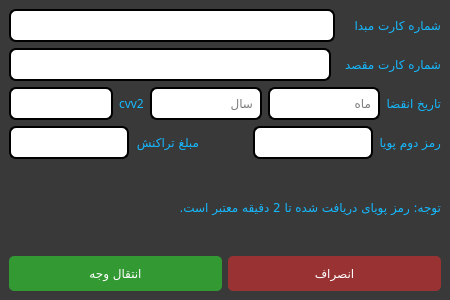
<?xml version="1.0" encoding="UTF-8"?>
<ui version="4.0">
 <class>MainWindow</class>
 <widget class="QMainWindow" name="MainWindow">
  <property name="geometry">
   <rect>
    <x>0</x>
    <y>0</y>
    <width>450</width>
    <height>300</height>
   </rect>
  </property>
  <property name="minimumSize">
   <size>
    <width>450</width>
    <height>300</height>
   </size>
  </property>
  <property name="maximumSize">
   <size>
    <width>450</width>
    <height>300</height>
   </size>
  </property>
  <property name="palette">
   <palette>
    <active>
     <colorrole role="WindowText">
      <brush brushstyle="SolidPattern">
       <color alpha="255">
        <red>21</red>
        <green>185</green>
        <blue>255</blue>
       </color>
      </brush>
     </colorrole>
     <colorrole role="Light">
      <brush brushstyle="SolidPattern">
       <color alpha="255">
        <red>57</red>
        <green>57</green>
        <blue>57</blue>
       </color>
      </brush>
     </colorrole>
     <colorrole role="Midlight">
      <brush brushstyle="SolidPattern">
       <color alpha="255">
        <red>84</red>
        <green>84</green>
        <blue>84</blue>
       </color>
      </brush>
     </colorrole>
     <colorrole role="Mid">
      <brush brushstyle="SolidPattern">
       <color alpha="255">
        <red>64</red>
        <green>65</green>
        <blue>66</blue>
       </color>
      </brush>
     </colorrole>
     <colorrole role="Text">
      <brush brushstyle="SolidPattern">
       <color alpha="255">
        <red>30</red>
        <green>30</green>
        <blue>31</blue>
       </color>
      </brush>
     </colorrole>
     <colorrole role="Base">
      <brush brushstyle="SolidPattern">
       <color alpha="255">
        <red>121</red>
        <green>121</green>
        <blue>121</blue>
       </color>
      </brush>
     </colorrole>
     <colorrole role="Window">
      <brush brushstyle="SolidPattern">
       <color alpha="255">
        <red>57</red>
        <green>57</green>
        <blue>57</blue>
       </color>
      </brush>
     </colorrole>
     <colorrole role="PlaceholderText">
      <brush brushstyle="SolidPattern">
       <color alpha="128">
        <red>64</red>
        <green>65</green>
        <blue>66</blue>
       </color>
      </brush>
     </colorrole>
    </active>
    <inactive>
     <colorrole role="WindowText">
      <brush brushstyle="SolidPattern">
       <color alpha="255">
        <red>21</red>
        <green>185</green>
        <blue>255</blue>
       </color>
      </brush>
     </colorrole>
     <colorrole role="Light">
      <brush brushstyle="SolidPattern">
       <color alpha="255">
        <red>57</red>
        <green>57</green>
        <blue>57</blue>
       </color>
      </brush>
     </colorrole>
     <colorrole role="Midlight">
      <brush brushstyle="SolidPattern">
       <color alpha="255">
        <red>84</red>
        <green>84</green>
        <blue>84</blue>
       </color>
      </brush>
     </colorrole>
     <colorrole role="Mid">
      <brush brushstyle="SolidPattern">
       <color alpha="255">
        <red>64</red>
        <green>65</green>
        <blue>66</blue>
       </color>
      </brush>
     </colorrole>
     <colorrole role="Text">
      <brush brushstyle="SolidPattern">
       <color alpha="255">
        <red>30</red>
        <green>30</green>
        <blue>31</blue>
       </color>
      </brush>
     </colorrole>
     <colorrole role="Base">
      <brush brushstyle="SolidPattern">
       <color alpha="255">
        <red>121</red>
        <green>121</green>
        <blue>121</blue>
       </color>
      </brush>
     </colorrole>
     <colorrole role="Window">
      <brush brushstyle="SolidPattern">
       <color alpha="255">
        <red>57</red>
        <green>57</green>
        <blue>57</blue>
       </color>
      </brush>
     </colorrole>
     <colorrole role="PlaceholderText">
      <brush brushstyle="SolidPattern">
       <color alpha="128">
        <red>64</red>
        <green>65</green>
        <blue>66</blue>
       </color>
      </brush>
     </colorrole>
    </inactive>
    <disabled>
     <colorrole role="WindowText">
      <brush brushstyle="SolidPattern">
       <color alpha="96">
        <red>164</red>
        <green>166</green>
        <blue>168</blue>
       </color>
      </brush>
     </colorrole>
     <colorrole role="Light">
      <brush brushstyle="SolidPattern">
       <color alpha="255">
        <red>57</red>
        <green>57</green>
        <blue>57</blue>
       </color>
      </brush>
     </colorrole>
     <colorrole role="Midlight">
      <brush brushstyle="SolidPattern">
       <color alpha="255">
        <red>84</red>
        <green>84</green>
        <blue>84</blue>
       </color>
      </brush>
     </colorrole>
     <colorrole role="Mid">
      <brush brushstyle="SolidPattern">
       <color alpha="255">
        <red>64</red>
        <green>65</green>
        <blue>66</blue>
       </color>
      </brush>
     </colorrole>
     <colorrole role="Text">
      <brush brushstyle="SolidPattern">
       <color alpha="96">
        <red>164</red>
        <green>166</green>
        <blue>168</blue>
       </color>
      </brush>
     </colorrole>
     <colorrole role="Base">
      <brush brushstyle="SolidPattern">
       <color alpha="255">
        <red>57</red>
        <green>57</green>
        <blue>57</blue>
       </color>
      </brush>
     </colorrole>
     <colorrole role="Window">
      <brush brushstyle="SolidPattern">
       <color alpha="255">
        <red>57</red>
        <green>57</green>
        <blue>57</blue>
       </color>
      </brush>
     </colorrole>
     <colorrole role="PlaceholderText">
      <brush brushstyle="SolidPattern">
       <color alpha="128">
        <red>208</red>
        <green>208</green>
        <blue>208</blue>
       </color>
      </brush>
     </colorrole>
    </disabled>
   </palette>
  </property>
  <property name="font">
   <font>
    <family>B Yekan</family>
    <pointsize>9</pointsize>
   </font>
  </property>
  <property name="windowTitle">
   <string>MainWindow</string>
  </property>
  <property name="windowIcon">
   <iconset>
    <normaloff>E:/icons/payment.png</normaloff>E:/icons/payment.png</iconset>
  </property>
  <widget class="QWidget" name="centralwidget">
   <layout class="QVBoxLayout" name="verticalLayout_2">
    <item>
     <layout class="QVBoxLayout" name="verticalLayout">
      <item>
       <layout class="QHBoxLayout" name="horizontalLayout">
        <item>
         <widget class="QLineEdit" name="SourceCardNumberLineEdit">
          <property name="styleSheet">
           <string notr="true">QLineEdit
{
border-radius:7px;
border:2px solid black;
padding:5px;
}
QLineEdit:focus
{
border:4px solid #77c;
}
</string>
          </property>
         </widget>
        </item>
        <item>
         <widget class="QLabel" name="label">
          <property name="text">
           <string/>
          </property>
         </widget>
        </item>
        <item>
         <widget class="QLabel" name="label_2">
          <property name="text">
           <string>شماره کارت مبدا</string>
          </property>
         </widget>
        </item>
       </layout>
      </item>
      <item>
       <layout class="QHBoxLayout" name="horizontalLayout_5">
        <item>
         <widget class="QLineEdit" name="destinationCardNumberLineEdit">
          <property name="styleSheet">
           <string notr="true">QLineEdit
{
border-radius:7px;
border:2px solid black;
padding:5px;
}
QLineEdit:focus
{
border:4px solid #77c;
}
</string>
          </property>
         </widget>
        </item>
        <item>
         <widget class="QLabel" name="label_6">
          <property name="text">
           <string>شماره کارت مقصد  </string>
          </property>
         </widget>
        </item>
       </layout>
      </item>
      <item>
       <layout class="QHBoxLayout" name="horizontalLayout_7">
        <item>
         <layout class="QHBoxLayout" name="horizontalLayout_2">
          <item>
           <widget class="QLineEdit" name="cvv2LineEdit">
            <property name="styleSheet">
             <string notr="true">QLineEdit
{
border-radius:7px;
border:2px solid black;
padding:5px;
}
QLineEdit:focus
{
border:4px solid #77c;
}
</string>
            </property>
           </widget>
          </item>
          <item>
           <widget class="QLabel" name="label_3">
            <property name="text">
             <string>cvv2</string>
            </property>
           </widget>
          </item>
         </layout>
        </item>
        <item>
         <layout class="QHBoxLayout" name="horizontalLayout_3">
          <item>
           <widget class="QLineEdit" name="yearLed">
            <property name="styleSheet">
             <string notr="true">QLineEdit
{
border-radius:7px;
border:2px solid black;
padding:5px;
}
QLineEdit:focus
{
border:4px solid #77c;
}
</string>
            </property>
            <property name="text">
             <string/>
            </property>
            <property name="placeholderText">
             <string>سال</string>
            </property>
           </widget>
          </item>
          <item>
           <widget class="QLineEdit" name="monthLed">
            <property name="styleSheet">
             <string notr="true">QLineEdit
{
border-radius:7px;
border:2px solid black;
padding:5px;
}
QLineEdit:focus
{
border:4px solid #77c;
}
</string>
            </property>
            <property name="text">
             <string/>
            </property>
            <property name="placeholderText">
             <string>ماه</string>
            </property>
           </widget>
          </item>
          <item>
           <widget class="QLabel" name="label_4">
            <property name="text">
             <string>تاریخ انقضا</string>
            </property>
           </widget>
          </item>
         </layout>
        </item>
       </layout>
      </item>
      <item>
       <layout class="QHBoxLayout" name="horizontalLayout_8">
        <item>
         <layout class="QHBoxLayout" name="horizontalLayout_4">
          <item>
           <widget class="QLineEdit" name="transactionAmountLineEdit">
            <property name="styleSheet">
             <string notr="true">QLineEdit
{
border-radius:7px;
border:2px solid black;
padding:5px;
}
QLineEdit:focus
{
border:4px solid #77c;
}
</string>
            </property>
           </widget>
          </item>
          <item>
           <widget class="QLabel" name="label_7">
            <property name="text">
             <string>مبلغ تراکنش</string>
            </property>
           </widget>
          </item>
         </layout>
        </item>
        <item>
         <spacer name="horizontalSpacer">
          <property name="orientation">
           <enum>Qt::Horizontal</enum>
          </property>
          <property name="sizeHint" stdset="0">
           <size>
            <width>40</width>
            <height>20</height>
           </size>
          </property>
         </spacer>
        </item>
        <item>
         <layout class="QHBoxLayout" name="horizontalLayout_6">
          <item>
           <widget class="QLineEdit" name="SecurePasswordLineEdit">
            <property name="styleSheet">
             <string notr="true">QLineEdit
{
border-radius:7px;
border:2px solid black;
padding:5px;
}
QLineEdit:focus
{
border:4px solid #77c;
}
</string>
            </property>
           </widget>
          </item>
          <item>
           <widget class="QLabel" name="label_5">
            <property name="text">
             <string>رمز دوم پویا</string>
            </property>
           </widget>
          </item>
         </layout>
        </item>
       </layout>
      </item>
     </layout>
    </item>
    <item>
     <widget class="QLabel" name="label_8">
      <property name="text">
       <string>توجه: رمز پویای دریافت شده تا 2 دقیقه معتبر است.</string>
      </property>
     </widget>
    </item>
    <item>
     <layout class="QHBoxLayout" name="horizontalLayout_9">
      <item>
       <widget class="QPushButton" name="transferButton">
        <property name="styleSheet">
         <string notr="true">QPushButton {background-color:#393; border-radius: 5px; color: white; padding:10px 25px 10px 25px;}
QPushButton:hover
{
  background-color:#4a4;
border:1px solid #333
}</string>
        </property>
        <property name="text">
         <string>انتقال وجه</string>
        </property>
       </widget>
      </item>
      <item>
       <widget class="QPushButton" name="pushButton">
        <property name="styleSheet">
         <string notr="true">QPushButton {background-color:#933; border-radius: 5px; color: white; padding:10px 25px 10px 25px;}
QPushButton:hover
{
  background-color:#a44;
border:1px solid #333
}</string>
        </property>
        <property name="text">
         <string>انصراف</string>
        </property>
       </widget>
      </item>
     </layout>
    </item>
   </layout>
  </widget>
 </widget>
 <resources/>
 <connections/>
</ui>
